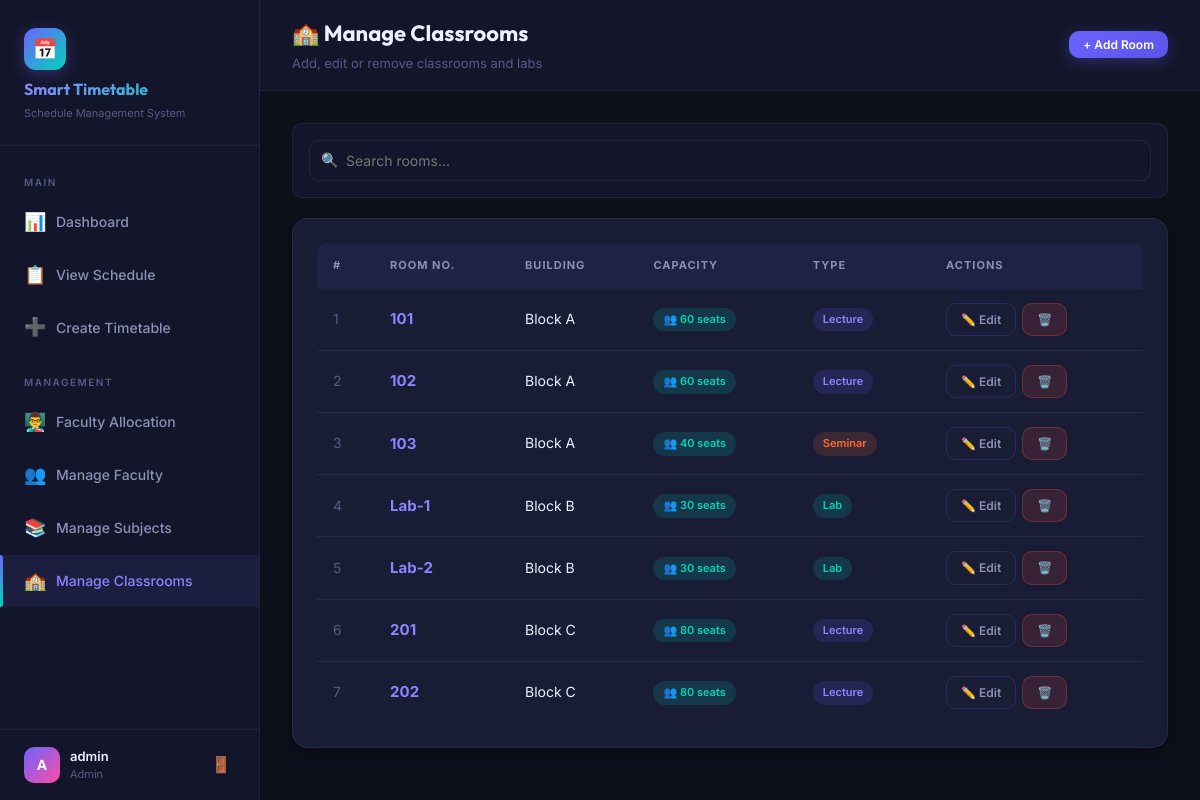
Page /manage_classrooms.php (signed in) on the committed database.
### tables this page shows
CREATE TABLE IF NOT EXISTS classrooms (
    id INT AUTO_INCREMENT PRIMARY KEY,
    room_number VARCHAR(20) NOT NULL UNIQUE,
    building VARCHAR(50),
    capacity INT DEFAULT 30,
    room_type ENUM('lecture','lab','seminar','auditorium') DEFAULT 'lecture',
    created_at TIMESTAMP DEFAULT CURRENT_TIMESTAMP
);

### manage_classrooms.php (the view, shortened to what this page needs)
<?php
require_once 'db.php';
$classrooms = $conn->query("SELECT * FROM classrooms ORDER BY building,room_number")->fetch_all(MYSQLI_ASSOC);
$typeColors = ['lecture'=>'badge-purple','lab'=>'badge-teal','seminar'=>'badge-orange','auditorium'=>'badge-pink'];
?>
<!DOCTYPE html>
<html lang="en">
<head>
  <link rel="stylesheet" href="css/style.css">
</head>
<body>
<div class="app-layout">
  <?php include 'includes/sidebar.php'; ?>
  <div class="main-content">
    <div class="topbar">
      <div><div class="topbar-title">🏫 Manage Classrooms</div><div class="topbar-subtitle">Add, edit or remove classrooms and labs</div></div>
      <div class="topbar-actions"><button onclick="openModal('roomModal')" class="btn btn-primary btn-sm">+ Add Room</button></div>
    </div>
    <div class="page-content">
      <div class="filter-bar">
        <div class="search-input-wrap"><span class="search-icon">🔍</span>
        <input type="text" id="table-search" class="form-control search-input" placeholder="Search rooms..."></div>
      </div>
      <div class="card">
        <div class="table-wrapper">
          <table class="data-table">
            <thead><tr><th>#</th><th>Room No.</th><th>Building</th><th>Capacity</th><th>Type</th><th>Actions</th></tr></thead>
            <tbody>
              <?php if(empty($classrooms)): ?><tr><td colspan="6"><div class="empty-state"><div class="empty-icon">🏫</div><h3>No classrooms added yet</h3></div></td></tr>
              <?php else: foreach($classrooms as $i=>$c): ?>
              <tr>
                <td style="color:var(--text-muted)"><?=$i+1?></td>
                <td style="font-weight:700;font-size:15px;color:var(--accent-light)"><?=htmlspecialchars($c['room_number'])?></td>
                <td><?=htmlspecialchars($c['building']??'—')?></td>
                <td><span class="badge badge-teal">👥 <?=$c['capacity']?> seats</span></td>
                <td><span class="badge <?=$typeColors[$c['room_type']]??'badge-purple'?>"><?=ucfirst($c['room_type'])?></span></td>
                <td><div style="display:flex;gap:6px">
                  <a href="manage_classrooms.php?edit=<?=$c['id']?>" class="btn btn-outline btn-sm">✏️ Edit</a>
                  <a href="#" onclick="confirmDelete('manage_classrooms.php?delete=<?=$c['id']?>','Room <?=htmlspecialchars($c['room_number'])?>')" class="btn btn-danger btn-sm">🗑️</a>
                </div></td>
              </tr>
              <?php endforeach; endif; ?>
            </tbody>
          </table>
        </div>
      </div>
    </div>
  </div>
</div>
</body>
</html>

### css/style.css (style rules this page uses)
:root { --bg-primary: #0d0f1a; --bg-secondary: #13162a; --bg-card: #181c35; --bg-glass: rgba(255,255,255,0.05); --accent: #6c63ff; --accent-light: #8b84ff; --accent-glow: rgba(108,99,255,0.3); --teal: #00d4b8; --teal-glow: rgba(0,212,184,0.2); --orange: #ff6b35; --pink: #ff4da6; --green: #2ecc71; --red: #e74c3c; --yellow: #f39c12; --text-primary: #eef0ff; --text-secondary: #8b90b5; --text-muted: #555a82; --border: rgba(108,99,255,0.2); --border-light: rgba(255,255,255,0.06); --shadow: 0 8px 32px rgba(0,0,0,0.4); --shadow-card: 0 4px 20px rgba(0,0,0,0.3); --radius: 16px; --radius-sm: 10px; --sidebar-w: 260px; --transition: all 0.3s cubic-bezier(0.4,0,0.2,1); }
*, *::before, *::after { box-sizing: border-box; margin: 0; padding: 0; }
html { scroll-behavior: smooth; }
body { font-family: 'Inter', sans-serif; background: var(--bg-primary); color: var(--text-primary); min-height: 100vh; line-height: 1.6; }
a { text-decoration: none; color: inherit; }
button, input, select, textarea { font-family: inherit; }
.app-layout { display: flex; min-height: 100vh; }
.main-content { margin-left: var(--sidebar-w); flex: 1; display: flex; flex-direction: column; min-height: 100vh; }
.topbar { background: var(--bg-secondary); border-bottom: 1px solid var(--border-light); padding: 16px 32px; display: flex; align-items: center; justify-content: space-between; position: sticky; top: 0; z-index: 50; backdrop-filter: blur(10px); }
.topbar-title { font-size: 22px; font-weight: 700; font-family: 'Outfit', sans-serif; color: var(--text-primary); }
.topbar-subtitle { font-size: 13px; color: var(--text-muted); margin-top: 2px; }
.topbar-actions { display: flex; align-items: center; gap: 12px; }
.page-content { padding: 32px; flex: 1; }
.card { background: var(--bg-card); border: 1px solid var(--border-light); border-radius: var(--radius); padding: 24px; box-shadow: var(--shadow-card); transition: var(--transition); }
.btn { display: inline-flex; align-items: center; gap: 8px; padding: 10px 20px; border-radius: var(--radius-sm); font-size: 14px; font-weight: 600; cursor: pointer; border: none; transition: var(--transition); white-space: nowrap; }
.btn-primary { background: linear-gradient(135deg, var(--accent), #5a54e8); color: white; box-shadow: 0 4px 15px var(--accent-glow); }
.btn-outline { background: transparent; border: 1px solid var(--border); color: var(--text-secondary); }
.btn-danger { background: rgba(231,76,60,0.15); color: var(--red); border: 1px solid rgba(231,76,60,0.3); }
.btn-sm { padding: 6px 14px; font-size: 12px; }
.form-control { background: var(--bg-secondary); border: 1px solid var(--border-light); border-radius: var(--radius-sm); padding: 11px 14px; color: var(--text-primary); font-size: 14px; transition: var(--transition); outline: none; width: 100%; }
.table-wrapper { overflow-x: auto; border-radius: var(--radius-sm); }
.data-table { width: 100%; border-collapse: collapse; }
.data-table th { background: rgba(108,99,255,0.08); color: var(--text-secondary); font-size: 11px; font-weight: 700; text-transform: uppercase; letter-spacing: 1px; padding: 14px 16px; text-align: left; white-space: nowrap; }
.data-table td { padding: 14px 16px; border-bottom: 1px solid var(--border-light); font-size: 14px; color: var(--text-primary); }
.data-table tr:last-child td { border-bottom: none; }
.data-table tbody tr { transition: var(--transition); }
.badge { display: inline-flex; align-items: center; padding: 3px 10px; border-radius: 20px; font-size: 11px; font-weight: 600; }
.badge-purple { background: rgba(108,99,255,0.15); color: var(--accent-light); }
.badge-teal { background: rgba(0,212,184,0.15); color: var(--teal); }
.badge-orange { background: rgba(255,107,53,0.15); color: var(--orange); }
.filter-bar { display: flex; align-items: center; gap: 12px; flex-wrap: wrap; padding: 16px; background: var(--bg-secondary); border-radius: var(--radius-sm); border: 1px solid var(--border-light); margin-bottom: 20px; }
.search-input-wrap { flex: 1; min-width: 200px; position: relative; }
.search-icon { position: absolute; left: 12px; top: 50%; transform: translateY(-50%); color: var(--text-muted); font-size: 14px; }
.search-input { padding-left: 36px !important; }

### rows in the picture
classrooms: room_number "101", building "Block A", capacity "60", room_type "Lecture"
classrooms: room_number "102", building "Block A", capacity "60", room_type "Lecture"
classrooms: room_number "103", building "Block A", capacity "40", room_type "Seminar"
classrooms: room_number "Lab-1", building "Block B", capacity "30", room_type "Lab"
classrooms: room_number "Lab-2", building "Block B", capacity "30", room_type "Lab"
classrooms: room_number "201", building "Block C", capacity "80", room_type "Lecture"
classrooms: room_number "202", building "Block C", capacity "80", room_type "Lecture"

### other values in the picture
substr($_SESSION['username'] ?? 'A', 0, 1) "A"
$_SESSION['username'] "admin"
$_SESSION['role'] "Admin"
